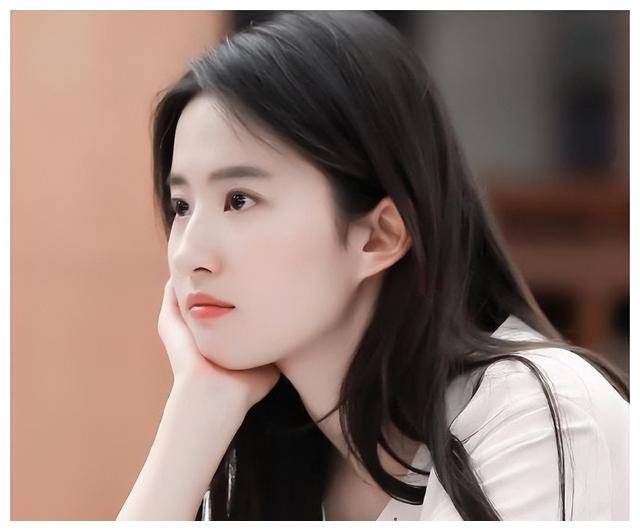
#> input picture 9-卢顺权/第三周/LYF.jpeg, 640 x 531 px
$ python '均衡化.py'
#> lines starting #> are read from the running program, lines starting #| are printed output that depends on the picture
import  cv2
import matplotlib.pyplot as plt
img=cv2.imread('LYF.jpeg')
#> img is the input picture: shape (531, 640, 3); mean B, G, R 116.5, 124.3, 145.1
img_gray = cv2.cvtColor(img, cv2.COLOR_BGR2GRAY)
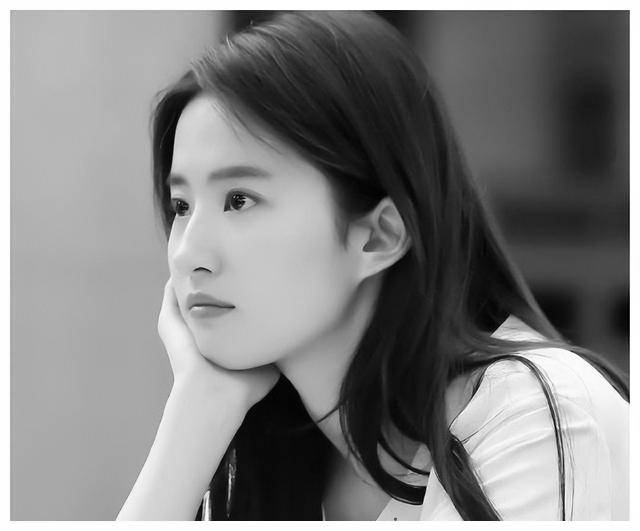
#> img_gray: shape (531, 640); min 0, max 255, mean 129.6
img2 = cv2.equalizeHist(img_gray)#直方图均衡化的方法
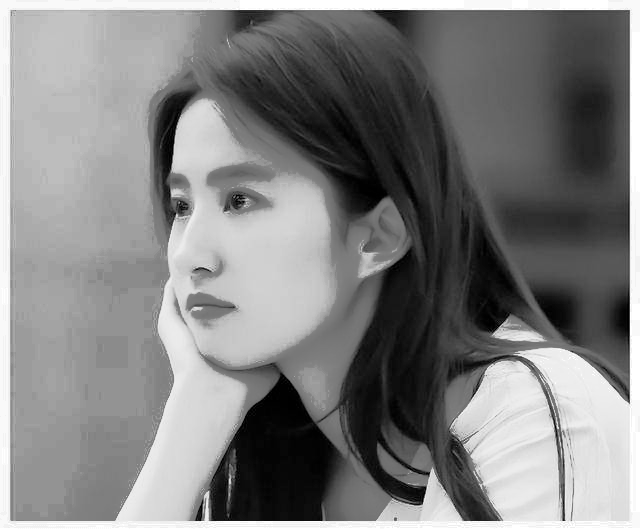
#> img2: shape (531, 640); min 0, max 255, mean 128.5
hist = cv2.calcHist([img2],[0],None,[256],[0,256])
#> hist = 256 values, max 10626 at index 147, min 0 at index 6, mean 1327.5
plt.figure()
plt.hist(img2.ravel(),256)
plt.show()
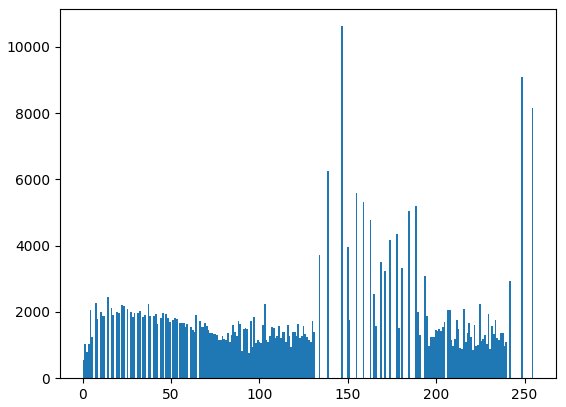
#> figure drawn by matplotlib, 1 panel; tallest bar 10626 high, from x = 146.4 to 147.4
cv2.waitKey()
